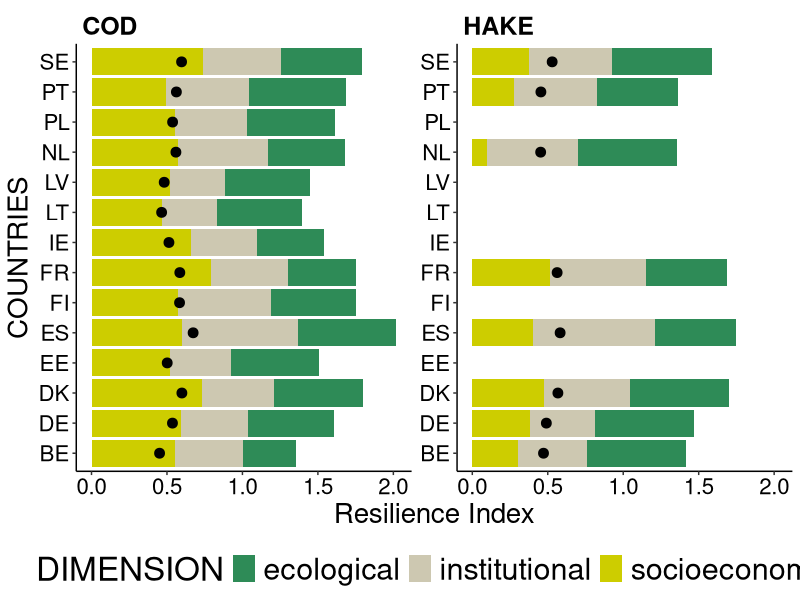
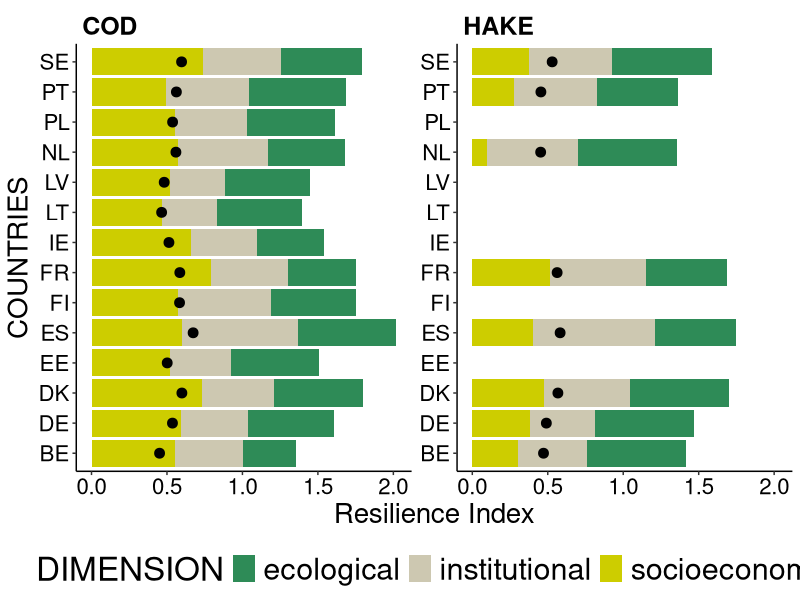

Write R code to recreate these figures, in order.
#' This script reads data/final_index.csv and plots
#' Figures/Fig 3 SI.png in the paper.

##### 1. LOAD PACKAGES AND DISPLAY VERSIONS #####

version                           
# platform       x86_64-apple-darwin13.4.0   
# arch           x86_64                      
# os             darwin13.4.0                
# system         x86_64, darwin13.4.0        
# status                                     
# major          3                           
# minor          3.0                         
# year           2016                        
# month          05                          
# day            03                          
# svn rev        70573                       
# language       R                           
# version.string R version 3.3.0 (2016-05-03)
# nickname       Supposedly Educational          

if(!require(magrittr)){
  install.packages("magrittr",dependencies = TRUE,repos='http://cran.us.r-project.org')
}
require(magrittr)
packageVersion("magrittr")


if(!require(tidyverse)){
  install.packages("tidyverse",dependencies = TRUE,repos='http://cran.us.r-project.org')
}
require(tidyverse)
packageVersion("tidyverse")
# [1] ‘1.2.1’

##### 2. READ DATA #####

# Read the data

final_index <- read_csv("data/final_index.csv")

to.plot <- final_index %>% mutate(SPECIE=toupper(SPECIE)) %>% complete(SPECIE,COUNTRIES,DIMENSION)

# Compute average Resilience index per specie and country

aggdata <- to.plot %>% group_by(COUNTRIES,SPECIE) %>% summarise(Resilience_Index=mean(Resilience_Index,na.rm=TRUE)) %>% ungroup()


##### 3. PLOT #####

ggplot(to.plot, aes(x=COUNTRIES, y=Resilience_Index))+
  geom_bar(aes(fill = DIMENSION), stat="identity",col=NA)+
  scale_fill_manual(values=c("seagreen4","cornsilk3","yellow3"))+
  geom_point(data= aggdata, aes(x=COUNTRIES, y= Resilience_Index,group=SPECIE),col="black",size=3)+
  coord_flip()+
  facet_wrap(~ SPECIE,ncol=2,scales="free_y")+
  ylab("Resilience Index")+
  theme_classic()+
  theme(legend.position = "bottom",
        strip.text = element_text(size=18,color="black",face="bold",hjust=0),
        strip.background = element_blank(),
        axis.text = element_text(size=16, color="black"),
        axis.title = element_text(size=20, color="black"),
        legend.text = element_text(size=22,color = "black"),
        legend.title = element_text(size=24,color="black"))

# Save

ggsave("Figures/Fig 3 SI.png",width = 10,height = 8,units = "in")
